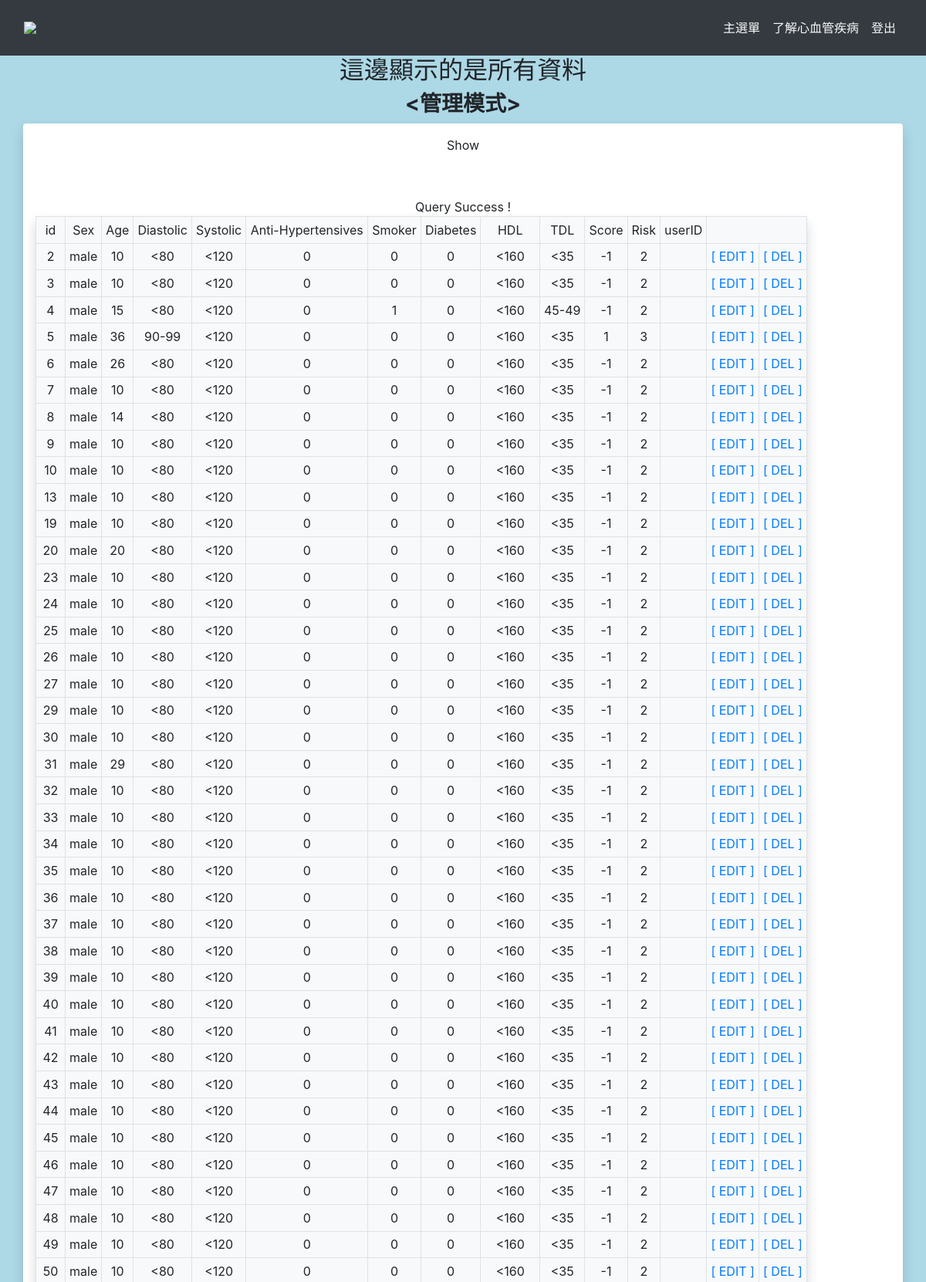
Page /showManage.php (upper part) on the committed database.
### tables this page shows
CREATE TABLE `heart` (
  `id` int(11) NOT NULL,
  `sex` varchar(6) NOT NULL,
  `age` int(11) NOT NULL,
  `diastolic` varchar(10) DEFAULT NULL,
  `systolic` varchar(10) DEFAULT NULL,
  `anti-hypertensive` tinyint(4) DEFAULT NULL,
  `smoker` tinyint(4) DEFAULT NULL,
  `diabetes` tinyint(4) DEFAULT NULL,
  `hdl` varchar(10) DEFAULT NULL,
  `tdl` varchar(10) DEFAULT NULL,
  `score` int(11) DEFAULT NULL,
  `risk` int(11) DEFAULT NULL,
  `userID` varchar(20) DEFAULT NULL
);

### showManage.php (the view, shortened to what this page needs)
<!DOCTYPE html PUBLIC "-//W3C//DTD XHTML 1.0 Transitional//EN" "http://www.w3.org/TR/xhtml1/DTD/xhtml1-transitional.dtd">
<html xmlns="http://www.w3.org/1999/xhtml">
<head>
    <link href="https://cdn.jsdelivr.net/npm/bootstrap@5.2.3/dist/css/bootstrap.min.css" rel="stylesheet">
	<link
    rel="stylesheet"
    href="https://cdnjs.cloudflare.com/ajax/libs/animate.css/4.1.1/animate.min.css"
  />
</head>
<body style="background-color: lightblue">
<?php
              require('navbar.php');
              ?>
<div class="text-center">
            <h2 class="animate__animated animate__lightSpeedInRight">這邊顯示的是所有資料</h2>
			<h3 class="font-weight-bold"><管理模式></h3>
</div>
<div class="container text-sm-center bg-white rounded shadow p-3 mb-5">
<p>Show</p>
<p>&nbsp;</p>
<?php
require('conn_db.php');
$sql=$pdo->prepare('select * from heart');
if ($sql->execute()) {
	echo 'Query Success ! ' . '<br>'; }
else {
	echo 'Query Failed !'  . '<br>';
}
?>
<table class="table-bordered table-sm shadow p-3 mb-5 bg-light rounded" width="1000" border="1">
	<tr>
		<td>id</td>
		<td>Sex</td>
		<td>Age</td>
		<td>Diastolic</td>
		<td>Systolic</td>
		<td>Anti-Hypertensives</td>
		<td>Smoker</td>
		<td>Diabetes</td>
		<td>HDL</td>
		<td>TDL</td>
		<td>Score</td>
		<td>Risk</td>
		<td>userID</td>
	</tr>
	<?php foreach ($sql->fetchAll() as $row) {
	      echo '<tr>';
	      echo '<td>' . $row['id'] . '</td>';
	      echo '<td>' . $row['sex'] . '</td>';
		  echo '<td>' . $row['age'] . '</td>';
  		  echo '<td>' . $row['diastolic'] . '</td>';
	      echo '<td>' . $row['systolic'] . '</td>';
	      echo '<td>' . $row['anti-hypertensive'] . '</td>';
	      echo '<td>' . $row['smoker'] . '</td>';
		  echo '<td>' . $row['diabetes'] . '</td>';
	      echo '<td>' . $row['tdl'] . '</td>';
		  echo '<td>' . $row['hdl'] . '</td>';
		  echo '<td>' . $row['score'] . '</td>';
		  echo '<td>' . $row['risk'] . '</td>';
		  echo '<td>' . $row['userID'] . '</td>';
          echo '<td>' . '<a href="editManage.php?id='. $row['id'] . '"> [ EDIT ] ' . '</a></td>';
          echo '<td>' . '<a href="delManage.php?id=' . $row['id'] . '"> [ DEL  ] ' . '</a></td>';
		  echo '</tr>';
	  }
	?>
</table>
</div>
</body>

### rows in the picture
heart: id "2", sex "male", age "10", diastolic "<80", systolic "<120", value "0", smoker "0", diabetes "0", tdl "<160", hdl "<35", score "-1", risk "2"
heart: id "3", sex "male", age "10", diastolic "<80", systolic "<120", value "0", smoker "0", diabetes "0", tdl "<160", hdl "<35", score "-1", risk "2"
heart: id "4", sex "male", age "15", diastolic "<80", systolic "<120", value "0", smoker "1", diabetes "0", tdl "<160", hdl "45-49", score "-1", risk "2"
heart: id "5", sex "male", age "36", diastolic "90-99", systolic "<120", value "0", smoker "0", diabetes "0", tdl "<160", hdl "<35", score "1", risk "3"
heart: id "6", sex "male", age "26", diastolic "<80", systolic "<120", value "0", smoker "0", diabetes "0", tdl "<160", hdl "<35", score "-1", risk "2"
heart: id "7", sex "male", age "10", diastolic "<80", systolic "<120", value "0", smoker "0", diabetes "0", tdl "<160", hdl "<35", score "-1", risk "2"
heart: id "8", sex "male", age "14", diastolic "<80", systolic "<120", value "0", smoker "0", diabetes "0", tdl "<160", hdl "<35", score "-1", risk "2"
heart: id "9", sex "male", age "10", diastolic "<80", systolic "<120", value "0", smoker "0", diabetes "0", tdl "<160", hdl "<35", score "-1", risk "2"
heart: id "10", sex "male", age "10", diastolic "<80", systolic "<120", value "0", smoker "0", diabetes "0", tdl "<160", hdl "<35", score "-1", risk "2"
heart: id "13", sex "male", age "10", diastolic "<80", systolic "<120", value "0", smoker "0", diabetes "0", tdl "<160", hdl "<35", score "-1", risk "2"
heart: id "19", sex "male", age "10", diastolic "<80", systolic "<120", value "0", smoker "0", diabetes "0", tdl "<160", hdl "<35", score "-1", risk "2"
heart: id "20", sex "male", age "20", diastolic "<80", systolic "<120", value "0", smoker "0", diabetes "0", tdl "<160", hdl "<35", score "-1", risk "2"
heart: id "23", sex "male", age "10", diastolic "<80", systolic "<120", value "0", smoker "0", diabetes "0", tdl "<160", hdl "<35", score "-1", risk "2"
heart: id "24", sex "male", age "10", diastolic "<80", systolic "<120", value "0", smoker "0", diabetes "0", tdl "<160", hdl "<35", score "-1", risk "2"
heart: id "25", sex "male", age "10", diastolic "<80", systolic "<120", value "0", smoker "0", diabetes "0", tdl "<160", hdl "<35", score "-1", risk "2"
heart: id "26", sex "male", age "10", diastolic "<80", systolic "<120", value "0", smoker "0", diabetes "0", tdl "<160", hdl "<35", score "-1", risk "2"
heart: id "27", sex "male", age "10", diastolic "<80", systolic "<120", value "0", smoker "0", diabetes "0", tdl "<160", hdl "<35", score "-1", risk "2"
heart: id "29", sex "male", age "10", diastolic "<80", systolic "<120", value "0", smoker "0", diabetes "0", tdl "<160", hdl "<35", score "-1", risk "2"
heart: id "30", sex "male", age "10", diastolic "<80", systolic "<120", value "0", smoker "0", diabetes "0", tdl "<160", hdl "<35", score "-1", risk "2"
heart: id "31", sex "male", age "29", diastolic "<80", systolic "<120", value "0", smoker "0", diabetes "0", tdl "<160", hdl "<35", score "-1", risk "2"
heart: id "32", sex "male", age "10", diastolic "<80", systolic "<120", value "0", smoker "0", diabetes "0", tdl "<160", hdl "<35", score "-1", risk "2"
heart: id "33", sex "male", age "10", diastolic "<80", systolic "<120", value "0", smoker "0", diabetes "0", tdl "<160", hdl "<35", score "-1", risk "2"
heart: id "34", sex "male", age "10", diastolic "<80", systolic "<120", value "0", smoker "0", diabetes "0", tdl "<160", hdl "<35", score "-1", risk "2"
heart: id "35", sex "male", age "10", diastolic "<80", systolic "<120", value "0", smoker "0", diabetes "0", tdl "<160", hdl "<35", score "-1", risk "2"
heart: id "36", sex "male", age "10", diastolic "<80", systolic "<120", value "0", smoker "0", diabetes "0", tdl "<160", hdl "<35", score "-1", risk "2"
heart: id "37", sex "male", age "10", diastolic "<80", systolic "<120", value "0", smoker "0", diabetes "0", tdl "<160", hdl "<35", score "-1", risk "2"
heart: id "38", sex "male", age "10", diastolic "<80", systolic "<120", value "0", smoker "0", diabetes "0", tdl "<160", hdl "<35", score "-1", risk "2"
heart: id "39", sex "male", age "10", diastolic "<80", systolic "<120", value "0", smoker "0", diabetes "0", tdl "<160", hdl "<35", score "-1", risk "2"
heart: id "40", sex "male", age "10", diastolic "<80", systolic "<120", value "0", smoker "0", diabetes "0", tdl "<160", hdl "<35", score "-1", risk "2"
heart: id "41", sex "male", age "10", diastolic "<80", systolic "<120", value "0", smoker "0", diabetes "0", tdl "<160", hdl "<35", score "-1", risk "2"
heart: id "42", sex "male", age "10", diastolic "<80", systolic "<120", value "0", smoker "0", diabetes "0", tdl "<160", hdl "<35", score "-1", risk "2"
heart: id "43", sex "male", age "10", diastolic "<80", systolic "<120", value "0", smoker "0", diabetes "0", tdl "<160", hdl "<35", score "-1", risk "2"
heart: id "44", sex "male", age "10", diastolic "<80", systolic "<120", value "0", smoker "0", diabetes "0", tdl "<160", hdl "<35", score "-1", risk "2"
heart: id "45", sex "male", age "10", diastolic "<80", systolic "<120", value "0", smoker "0", diabetes "0", tdl "<160", hdl "<35", score "-1", risk "2"
heart: id "46", sex "male", age "10", diastolic "<80", systolic "<120", value "0", smoker "0", diabetes "0", tdl "<160", hdl "<35", score "-1", risk "2"
heart: id "47", sex "male", age "10", diastolic "<80", systolic "<120", value "0", smoker "0", diabetes "0", tdl "<160", hdl "<35", score "-1", risk "2"
heart: id "48", sex "male", age "10", diastolic "<80", systolic "<120", value "0", smoker "0", diabetes "0", tdl "<160", hdl "<35", score "-1", risk "2"
heart: id "49", sex "male", age "10", diastolic "<80", systolic "<120", value "0", smoker "0", diabetes "0", tdl "<160", hdl "<35", score "-1", risk "2"
heart: id "50", sex "male", age "10", diastolic "<80", systolic "<120", value "0", smoker "0", diabetes "0", tdl "<160", hdl "<35", score "-1", risk "2"
